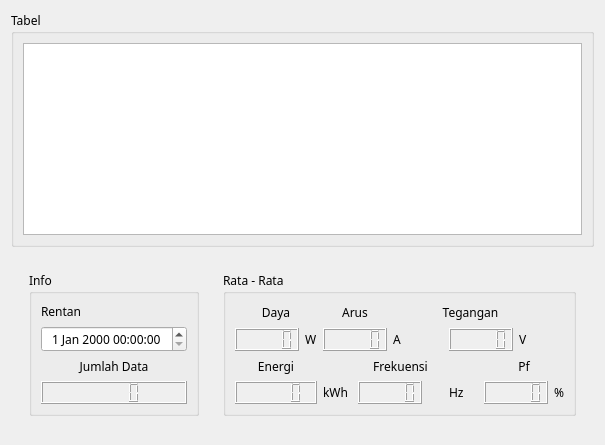
                  <widget class="QWidget" name="tab_1_daily">
                   <attribute name="title">
                    <string>1</string>
                   </attribute>
                   <layout class="QVBoxLayout" name="verticalLayout_7">
                    <item>
                     <widget class="QGroupBox" name="daily1_container_top">
                      <property name="font">
                       <font>
                        <family>JetBrains Mono</family>
                       </font>
                      </property>
                      <property name="title">
                       <string>Tabel</string>
                      </property>
                      <layout class="QGridLayout" name="gridLayout_7">
                       <item row="0" column="0">
                        <widget class="QTableView" name="tabel_HOME_daily_2"/>
                       </item>
                      </layout>
                     </widget>
                    </item>
                    <item>
                     <widget class="QWidget" name="daily1_container_bottom" native="true">
                      <property name="enabled">
                       <bool>true</bool>
                      </property>
                      <layout class="QHBoxLayout" name="horizontalLayout_8">
                       <item>
                        <widget class="QWidget" name="daily1_container_bottom_left" native="true">
                         <layout class="QHBoxLayout" name="horizontalLayout_10">
                          <item>
                           <widget class="QGroupBox" name="groupBox_19">
                            <property name="font">
                             <font>
                              <family>JetBrains Mono</family>
                             </font>
                            </property>
                            <property name="title">
                             <string>Info</string>
                            </property>
                            <layout class="QGridLayout" name="gridLayout_12">
                             <item row="0" column="0">
                              <widget class="QLabel" name="label_9">
                               <property name="font">
                                <font>
                                 <family>JetBrains Mono</family>
                                </font>
                               </property>
                               <property name="text">
                                <string>Rentan</string>
                               </property>
                              </widget>
                             </item>
                             <item row="1" column="0">
                              <widget class="QDateTimeEdit" name="select_daily_tanggal_awal">
                               <property name="enabled">
                                <bool>true</bool>
                               </property>
                               <property name="font">
                                <font>
                                 <family>JetBrains Mono</family>
                                </font>
                               </property>
                               <property name="wrapping">
                                <bool>false</bool>
                               </property>
                               <property name="alignment">
                                <set>Qt::AlignmentFlag::AlignCenter</set>
                               </property>
                              </widget>
                             </item>
                             <item row="2" column="0">
                              <widget class="QLabel" name="label_10">
                               <property name="font">
                                <font>
                                 <family>JetBrains Mono</family>
                                </font>
                               </property>
                               <property name="text">
                                <string>Jumlah Data</string>
                               </property>
                               <property name="alignment">
                                <set>Qt::AlignmentFlag::AlignCenter</set>
                               </property>
                              </widget>
                             </item>
                             <item row="3" column="0">
                              <widget class="QLCDNumber" name="value_daily_jumlahdata">
                               <property name="font">
                                <font>
                                 <family>JetBrains Mono</family>
                                </font>
                               </property>
                               <property name="autoFillBackground">
                                <bool>true</bool>
                               </property>
                              </widget>
                             </item>
                            </layout>
                           </widget>
                          </item>
                         </layout>
                        </widget>
                       </item>
                       <item>
                        <widget class="QWidget" name="daily1_container_bottom_right" native="true">
                         <layout class="QHBoxLayout" name="horizontalLayout_9">
                          <item>
                           <widget class="QGroupBox" name="groupBox_21">
                            <property name="font">
                             <font>
                              <family>JetBrains Mono</family>
                             </font>
                            </property>
                            <property name="title">
                             <string>Rata - Rata</string>
                            </property>
                            <layout class="QGridLayout" name="gridLayout_11">
                             <item row="0" column="0" colspan="2">
                              <widget class="QLabel" name="label_13">
                               <property name="font">
                                <font>
                                 <family>JetBrains Mono</family>
                                </font>
                               </property>
                               <property name="text">
                                <string>Daya</string>
                               </property>
                               <property name="alignment">
                                <set>Qt::AlignmentFlag::AlignCenter</set>
                               </property>
                              </widget>
                             </item>
                             <item row="0" column="2" colspan="2">
                              <widget class="QLabel" name="label_60">
                               <property name="font">
                                <font>
                                 <family>JetBrains Mono</family>
                                </font>
                               </property>
                               <property name="text">
                                <string>Arus</string>
                               </property>
                               <property name="alignment">
                                <set>Qt::AlignmentFlag::AlignCenter</set>
                               </property>
                              </widget>
                             </item>
                             <item row="0" column="5" colspan="3">
                              <widget class="QLabel" name="label_59">
                               <property name="font">
                                <font>
                                 <family>JetBrains Mono</family>
                                </font>
                               </property>
                               <property name="text">
                                <string>Tegangan</string>
                               </property>
                               <property name="alignment">
                                <set>Qt::AlignmentFlag::AlignCenter</set>
                               </property>
                              </widget>
                             </item>
                             <item row="1" column="0">
                              <widget class="QLCDNumber" name="value_daily_daya">
                               <property name="font">
                                <font>
                                 <family>JetBrains Mono</family>
                                </font>
                               </property>
                               <property name="autoFillBackground">
                                <bool>true</bool>
                               </property>
                              </widget>
                             </item>
                             <item row="1" column="1">
                              <widget class="QLabel" name="label_61">
                               <property name="font">
                                <font>
                                 <family>JetBrains Mono</family>
                                </font>
                               </property>
                               <property name="text">
                                <string>W</string>
                               </property>
                              </widget>
                             </item>
                             <item row="1" column="2" colspan="2">
                              <widget class="QLCDNumber" name="value_daily_arus">
                               <property name="font">
                                <font>
                                 <family>JetBrains Mono</family>
                                </font>
                               </property>
                               <property name="autoFillBackground">
                                <bool>true</bool>
                               </property>
                              </widget>
                             </item>
                             <item row="1" column="4" colspan="2">
                              <widget class="QLabel" name="label_63">
                               <property name="font">
                                <font>
                                 <family>JetBrains Mono</family>
                                </font>
                               </property>
                               <property name="text">
                                <string>A</string>
                               </property>
                              </widget>
                             </item>
                             <item row="1" column="6" colspan="2">
                              <widget class="QLCDNumber" name="value_daily_tegangan">
                               <property name="font">
                                <font>
                                 <family>JetBrains Mono</family>
                                </font>
                               </property>
                               <property name="autoFillBackground">
                                <bool>true</bool>
                               </property>
                              </widget>
                             </item>
                             <item row="1" column="8">
                              <widget class="QLabel" name="label_62">
                               <property name="font">
                                <font>
                                 <family>JetBrains Mono</family>
                                </font>
                               </property>
                               <property name="text">
                                <string>V</string>
                               </property>
                              </widget>
                             </item>
                             <item row="2" column="0" colspan="2">
                              <widget class="QLabel" name="label_66">
                               <property name="font">
                                <font>
                                 <family>JetBrains Mono</family>
                                </font>
                               </property>
                               <property name="text">
                                <string>Energi</string>
                               </property>
                               <property name="alignment">
                                <set>Qt::AlignmentFlag::AlignCenter</set>
                               </property>
                              </widget>
                             </item>
                             <item row="2" column="3" colspan="3">
                              <widget class="QLabel" name="label_64">
                               <property name="font">
                                <font>
                                 <family>JetBrains Mono</family>
                                </font>
                               </property>
                               <property name="text">
                                <string>Frekuensi</string>
                               </property>
                               <property name="alignment">
                                <set>Qt::AlignmentFlag::AlignCenter</set>
                               </property>
                              </widget>
                             </item>
                             <item row="2" column="7" colspan="3">
                              <widget class="QLabel" name="label_68">
                               <property name="font">
                                <font>
                                 <family>JetBrains Mono</family>
                                </font>
                               </property>
                               <property name="text">
                                <string>Pf</string>
                               </property>
                               <property name="alignment">
                                <set>Qt::AlignmentFlag::AlignCenter</set>
                               </property>
                              </widget>
                             </item>
                             <item row="3" column="0" colspan="2">
                              <widget class="QLCDNumber" name="value_daily_energi">
                               <property name="font">
                                <font>
                                 <family>JetBrains Mono</family>
                                </font>
                               </property>
                               <property name="autoFillBackground">
                                <bool>true</bool>
                               </property>
                              </widget>
                             </item>
                             <item row="3" column="2">
                              <widget class="QLabel" name="label_69">
                               <property name="font">
                                <font>
                                 <family>JetBrains Mono</family>
                                </font>
                               </property>
                               <property name="text">
                                <string>kWh</string>
                               </property>
                              </widget>
                             </item>
                             <item row="3" column="3" colspan="2">
                              <widget class="QLCDNumber" name="value_daily_frekuensi">
                               <property name="font">
                                <font>
                                 <family>JetBrains Mono</family>
                                </font>
                               </property>
                               <property name="autoFillBackground">
                                <bool>true</bool>
                               </property>
                              </widget>
                             </item>
                             <item row="3" column="6">
                              <widget class="QLabel" name="label_65">
                               <property name="font">
                                <font>
                                 <family>JetBrains Mono</family>
                                </font>
                               </property>
                               <property name="text">
                                <string>Hz</string>
                               </property>
                              </widget>
                             </item>
                             <item row="3" column="7" colspan="2">
                              <widget class="QLCDNumber" name="value_daily_pf">
                               <property name="font">
                                <font>
                                 <family>JetBrains Mono</family>
                                </font>
                               </property>
                               <property name="autoFillBackground">
                                <bool>true</bool>
                               </property>
                              </widget>
                             </item>
                             <item row="3" column="9">
                              <widget class="QLabel" name="label_67">
                               <property name="font">
                                <font>
                                 <family>JetBrains Mono</family>
                                </font>
                               </property>
                               <property name="text">
                                <string>%</string>
                               </property>
                              </widget>
                             </item>
                            </layout>
                           </widget>
                          </item>
                         </layout>
                        </widget>
                       </item>
                      </layout>
                     </widget>
                    </item>
                   </layout>
                  </widget>
